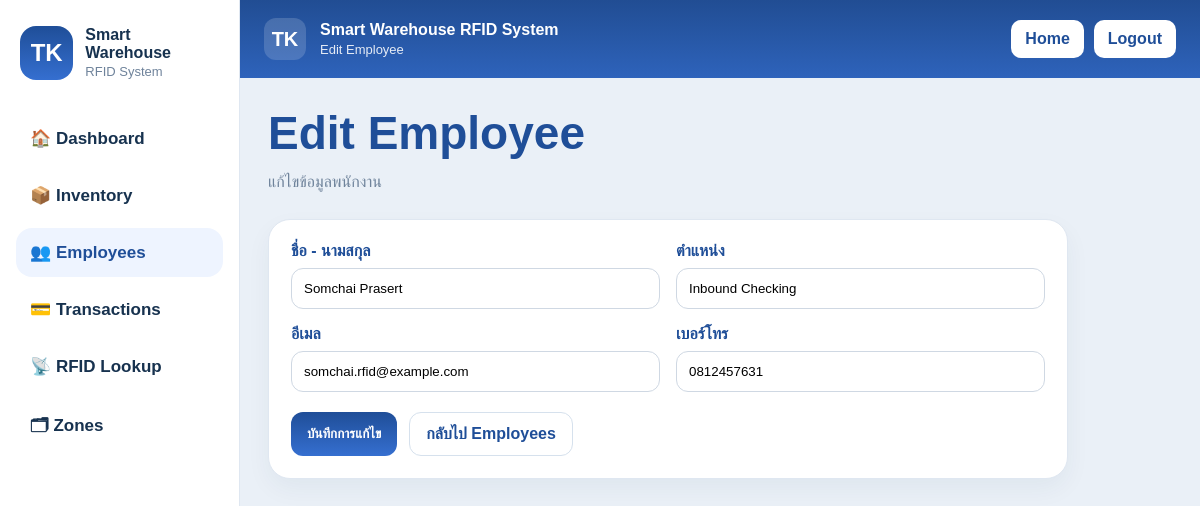
The app's page /smarthouse-rfid/employees_edit.php?id=1 (signed in) with its own data.
### tables this page shows
CREATE TABLE `employees` (
  `employee_id` int(11) NOT NULL,
  `full_name` varchar(255) NOT NULL,
  `position_name` varchar(255) DEFAULT NULL,
  `phone` varchar(20) DEFAULT NULL,
  `email` varchar(255) DEFAULT NULL
);

### smarthouse-rfid/employees_edit.php (the view, shortened to what this page needs)
<?php
require_once __DIR__ . '/config/db.php';
$employee_id = (int)($_GET['id'] ?? $_POST['employee_id'] ?? 0);
$stmt = $pdo->prepare("
    SELECT employee_id, full_name, position_name, email, phone
    FROM employees
    WHERE employee_id = ?
    LIMIT 1
");
$stmt->execute([$employee_id]);
$employee = $stmt->fetch();
require __DIR__ . '/includes/layout.php';
require __DIR__ . '/includes/header.php';
?>
<h1 class="page-title">Edit Employee</h1>
<div class="page-sub">แก้ไขข้อมูลพนักงาน</div>
<div class="card" style="padding:22px;max-width:800px;">
  <form method="post">
    <div style="display:grid;grid-template-columns:1fr 1fr;gap:16px;">
      <div>
        <label style="display:block;margin-bottom:8px;font-weight:700;color:#1f4e98;">ชื่อ - นามสกุล</label>
        <input name="full_name" value="<?php echo htmlspecialchars($employee['full_name']); ?>" style="width:100%;padding:12px;border:1px solid #cfd8e3;border-radius:12px;" required>
      </div>
      <div>
        <label style="display:block;margin-bottom:8px;font-weight:700;color:#1f4e98;">ตำแหน่ง</label>
        <input name="position_name" value="<?php echo htmlspecialchars($employee['position_name']); ?>" style="width:100%;padding:12px;border:1px solid #cfd8e3;border-radius:12px;" required>
      </div>
      <div>
        <label style="display:block;margin-bottom:8px;font-weight:700;color:#1f4e98;">อีเมล</label>
        <input type="email" name="email" value="<?php echo htmlspecialchars($employee['email']); ?>" style="width:100%;padding:12px;border:1px solid #cfd8e3;border-radius:12px;" required>
      </div>
      <div>
        <label style="display:block;margin-bottom:8px;font-weight:700;color:#1f4e98;">เบอร์โทร</label>
        <input name="phone" value="<?php echo htmlspecialchars($employee['phone']); ?>" style="width:100%;padding:12px;border:1px solid #cfd8e3;border-radius:12px;" required>
      </div>
    </div>
    <div style="margin-top:20px;display:flex;gap:12px;flex-wrap:wrap;">
      <button type="submit" class="btn-primary">บันทึกการแก้ไข</button>
      <a href="employees.php" class="btn-light">กลับไป Employees</a>
    </div>
  </form>
</div>
<?php require __DIR__ . '/includes/footer.php'; ?>

### smarthouse-rfid/includes/layout.php (style rules this page uses)
* { box-sizing: border-box; }
body { margin: 0; font-family: Arial, Helvetica, sans-serif; background: #eaf0f7; color: #17324f; }
a { text-decoration: none; }
.page-title { font-size: 46px; color: #1f4e98; margin: 0 0 8px; font-weight: 800; }
.page-sub { color: #6f839b; line-height: 1.8; margin-bottom: 22px; }
.card { background: #fff; border: 1px solid #dfe7f1; border-radius: 22px; box-shadow: 0 10px 24px rgba(25,52,77,.05); }
.btn-light { display: inline-block; background: #fff; border: 1px solid #d6e1ed; color: #1f4e98; padding: 12px 16px; border-radius: 12px; font-weight: 700; }
.btn-primary { display: inline-block; background: linear-gradient(180deg, #1f4e98, #356fd0); color: #fff; padding: 12px 16px; border-radius: 12px; font-weight: 700; border: 0; }

### records on screen
employees: full_name "Somchai Prasert", position_name "Inbound Checking", email "somchai.rfid@example.com", phone "0812457631"

### other values on screen
$pageTitle "Edit Employee"
